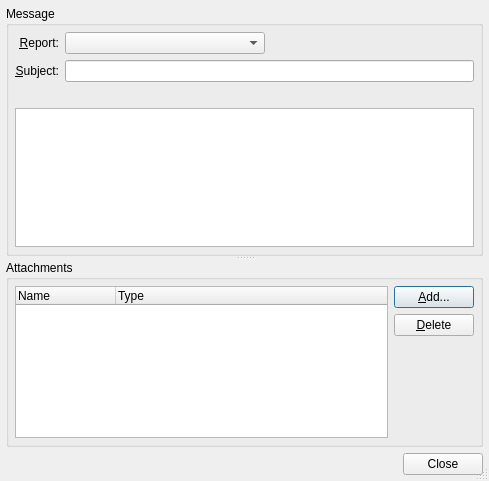
<?xml version="1.0" encoding="UTF-8"?>
<ui version="4.0">
 <class>EmailDialog</class>
 <widget class="QDialog" name="EmailDialog">
  <property name="geometry">
   <rect>
    <x>0</x>
    <y>0</y>
    <width>489</width>
    <height>481</height>
   </rect>
  </property>
  <property name="windowTitle">
   <string>Send bug report</string>
  </property>
  <property name="sizeGripEnabled">
   <bool>true</bool>
  </property>
  <layout class="QVBoxLayout" name="verticalLayout_2">
   <item>
    <widget class="QSplitter" name="mainSplitter">
     <property name="orientation">
      <enum>Qt::Vertical</enum>
     </property>
     <widget class="QGroupBox" name="messageGroup">
      <property name="title">
       <string>Message</string>
      </property>
      <layout class="QVBoxLayout" name="verticalLayout">
       <item>
        <layout class="QGridLayout" name="gridLayout_2">
         <item row="1" column="0">
          <widget class="QLabel" name="textLabel1">
           <property name="text">
            <string>&amp;Subject:</string>
           </property>
           <property name="alignment">
            <set>Qt::AlignRight|Qt::AlignTrailing|Qt::AlignVCenter</set>
           </property>
           <property name="buddy">
            <cstring>subject</cstring>
           </property>
          </widget>
         </item>
         <item row="0" column="0">
          <widget class="QLabel" name="textLabel1_2">
           <property name="enabled">
            <bool>true</bool>
           </property>
           <property name="sizePolicy">
            <sizepolicy hsizetype="Preferred" vsizetype="Preferred">
             <horstretch>0</horstretch>
             <verstretch>0</verstretch>
            </sizepolicy>
           </property>
           <property name="text">
            <string>&amp;Report:</string>
           </property>
           <property name="alignment">
            <set>Qt::AlignRight|Qt::AlignTrailing|Qt::AlignVCenter</set>
           </property>
           <property name="buddy">
            <cstring>subject</cstring>
           </property>
          </widget>
         </item>
         <item row="1" column="1">
          <widget class="QLineEdit" name="subject">
           <property name="toolTip">
            <string>Enter the subject</string>
           </property>
          </widget>
         </item>
         <item row="0" column="1">
          <widget class="QComboBox" name="comboReport">
           <property name="sizePolicy">
            <sizepolicy hsizetype="Maximum" vsizetype="Fixed">
             <horstretch>0</horstretch>
             <verstretch>0</verstretch>
            </sizepolicy>
           </property>
           <property name="maximumSize">
            <size>
             <width>200</width>
             <height>16777215</height>
            </size>
           </property>
           <property name="modelColumn">
            <number>0</number>
           </property>
          </widget>
         </item>
        </layout>
       </item>
       <item>
        <widget class="QLabel" name="msgLabel">
         <property name="buddy">
          <cstring>message</cstring>
         </property>
        </widget>
       </item>
       <item>
        <widget class="QTextEdit" name="message">
         <property name="sizePolicy">
          <sizepolicy hsizetype="Expanding" vsizetype="Expanding">
           <horstretch>0</horstretch>
           <verstretch>0</verstretch>
          </sizepolicy>
         </property>
         <property name="lineWrapMode">
          <enum>QTextEdit::FixedColumnWidth</enum>
         </property>
         <property name="lineWrapColumnOrWidth">
          <number>70</number>
         </property>
         <property name="tabStopWidth">
          <number>8</number>
         </property>
         <property name="acceptRichText">
          <bool>false</bool>
         </property>
        </widget>
       </item>
      </layout>
     </widget>
     <widget class="QGroupBox" name="attachmentsGroup">
      <property name="sizePolicy">
       <sizepolicy hsizetype="Preferred" vsizetype="Preferred">
        <horstretch>0</horstretch>
        <verstretch>0</verstretch>
       </sizepolicy>
      </property>
      <property name="title">
       <string>Attachments</string>
      </property>
      <layout class="QGridLayout" name="gridLayout">
       <item row="0" column="0">
        <widget class="QTreeWidget" name="attachments">
         <property name="sizePolicy">
          <sizepolicy hsizetype="Expanding" vsizetype="Expanding">
           <horstretch>0</horstretch>
           <verstretch>0</verstretch>
          </sizepolicy>
         </property>
         <property name="alternatingRowColors">
          <bool>true</bool>
         </property>
         <property name="rootIsDecorated">
          <bool>false</bool>
         </property>
         <column>
          <property name="text">
           <string>Name</string>
          </property>
         </column>
         <column>
          <property name="text">
           <string>Type</string>
          </property>
         </column>
        </widget>
       </item>
       <item row="0" column="1">
        <layout class="QVBoxLayout">
         <item>
          <widget class="QPushButton" name="addButton">
           <property name="toolTip">
            <string>Press to add an attachment</string>
           </property>
           <property name="text">
            <string>&amp;Add...</string>
           </property>
           <property name="shortcut">
            <string>Alt+A</string>
           </property>
          </widget>
         </item>
         <item>
          <widget class="QPushButton" name="deleteButton">
           <property name="toolTip">
            <string>Delete the selected entry from the list of attachments</string>
           </property>
           <property name="text">
            <string>&amp;Delete</string>
           </property>
           <property name="shortcut">
            <string>Alt+D</string>
           </property>
          </widget>
         </item>
         <item>
          <spacer>
           <property name="orientation">
            <enum>Qt::Vertical</enum>
           </property>
           <property name="sizeType">
            <enum>QSizePolicy::Expanding</enum>
           </property>
           <property name="sizeHint" stdset="0">
            <size>
             <width>20</width>
             <height>16</height>
            </size>
           </property>
          </spacer>
         </item>
        </layout>
       </item>
      </layout>
     </widget>
    </widget>
   </item>
   <item>
    <widget class="QDialogButtonBox" name="buttonBox">
     <property name="orientation">
      <enum>Qt::Horizontal</enum>
     </property>
     <property name="standardButtons">
      <set>QDialogButtonBox::Close</set>
     </property>
    </widget>
   </item>
  </layout>
 </widget>
 <layoutdefault spacing="6" margin="6"/>
 <pixmapfunction>qPixmapFromMimeSource</pixmapfunction>
 <tabstops>
  <tabstop>subject</tabstop>
  <tabstop>message</tabstop>
  <tabstop>addButton</tabstop>
  <tabstop>attachments</tabstop>
  <tabstop>deleteButton</tabstop>
 </tabstops>
 <resources/>
 <connections/>
</ui>
